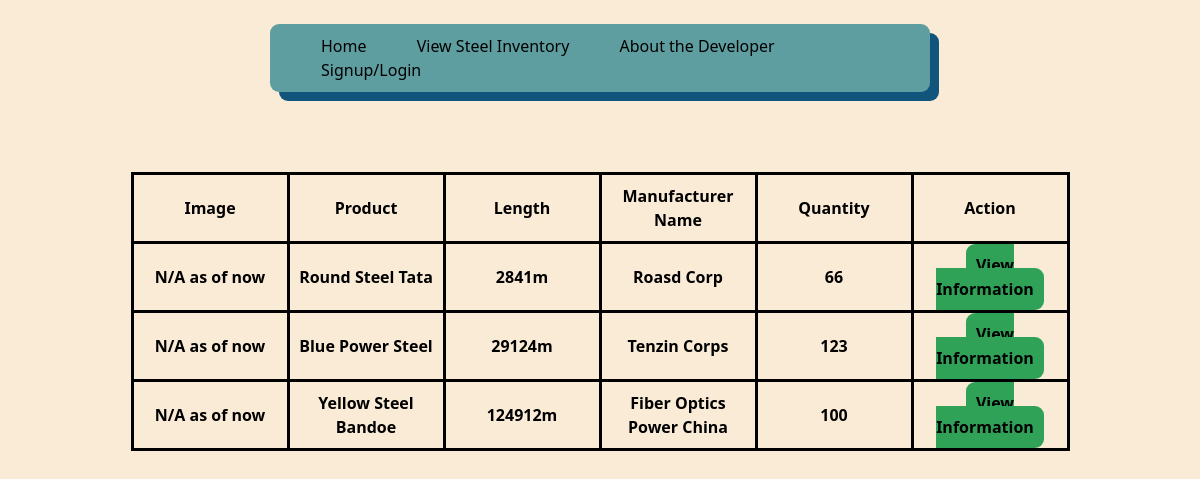
The app's page /Products, older data.
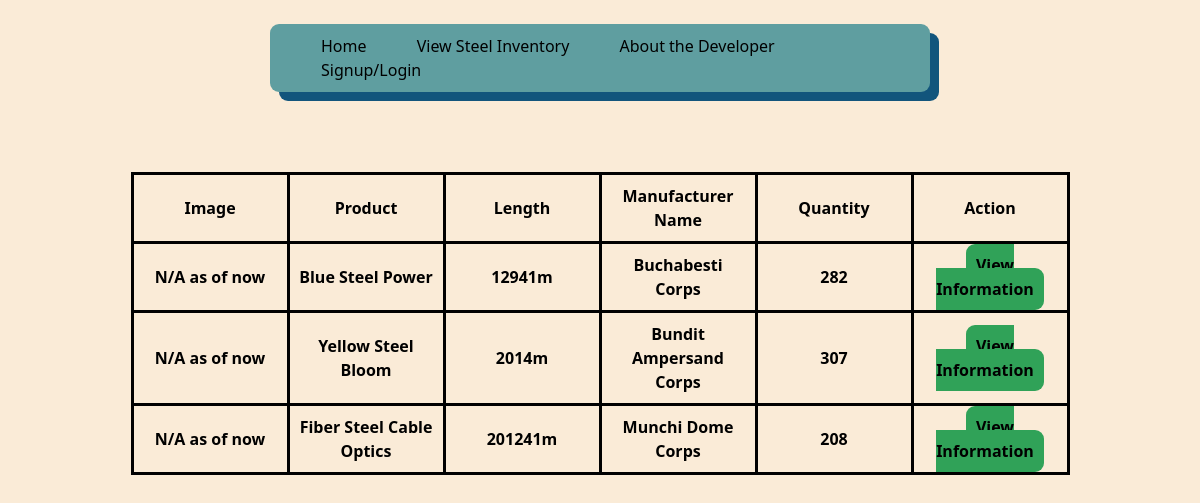
The same page, newer data.
### Inventory/models.py (models this page shows)
class Product(models.Model): #Steels, not food
    objects = models.Manager()
    Name = models.CharField(max_length=30, unique=True)
    Image = models.ImageField(null= True, blank=True, upload_to="images/") #not have image if we dont have one, uploaded to images folder automatically
    Manufacturer = models.CharField(max_length=30)
    Length = models.CharField(max_length=20)
    Cost = models.CharField(max_length=10)
    Stock = models.BigIntegerField()
    Description = models.CharField(null=True, max_length=500)
    Contact = models.CharField(null= True, max_length=500)

### Inventory/views.py (the view)
# urls.py: path('Products',views.Products, name='Products'),
def Products(request):
    condition = ""
    User = Userperson.objects.all()
    P = Product.objects.filter(Stock__gte = 0)
    if request.user.is_authenticated:
        condition = True
        return render(request, 'Inventory/products.html',{
            'C' : condition,
            'P':P,
            'User':User,
            'username' : request.session['user']
            })
    else:
        condition = False
        return render(request, 'Inventory/products.html',{
            'C' : condition,
            'P':P,
            'User':User
            })

### Inventory/templates/Inventory/products.html (shortened to what this page needs)
{% extends 'Inventory/base.html' %}
{% load static %}
    {% block content %}
    <table class="Frame w-[60vw] h-[20vh]">
        <tr class="Header">
            <th> Image </th>
            <th> Product </th>
            <th> Length </th>
            <th> Manufacturer Name </th>
            <th> Quantity </th>
            <th> Action </th>
        </tr>
    {% if C == True %}
        {% for p in P %}
        <tr class="Header w-[25vw]">
            <th> N/A as of now </th>
            <th> {{ p.Name }} </th>
            <th> {{ p.Length }} </th>
            <th> {{ p.Manufacturer }} </th>
            <th> {{ p.Stock }} </th>
            <th class="actions">
                 <a class="Button w-auto" href="{% url 'order' pk=p.pk %}"> Add Transaction </a>
                  <a class="Button w-auto" href="{% url 'view' pk=p.pk %}"> View </a>
                  <a class="Button w-auto" href="{% url 'edit' pk=p.pk %}"> Edit Info </a>
            </th>
        </tr>
        {% endfor %}
    {% elif C == False %}
        {% for p in P %}
        <tr class="Header">
            <th> N/A as of now </th>
            <th> {{ p.Name }} </th>
            <th> {{ p.Length }} </th>
            <th> {{ p.Manufacturer }} </th>
            <th> {{ p.Stock }} </th>
            <th> <a class="Button" href="{% url 'view' pk=p.pk %}" id="view"> View Information </a> </th>
        </tr>
        {% endfor %}
    {% endif %}
    </table>
    {% endblock %}

### Inventory/templates/Inventory/base.html (shortened to what this page needs)
{% load static %}
<!DOCTYPE html>
<html lang="en">
<head>
    <link rel="stylesheet" type="text/css" href="{%  static '/css/output2.css' %}">
    <link rel="stylesheet" type="text/css" href="{%  static '/css/output.css' %}">
</head>
<body>
    {% block header %}
    <br>
    <div class="header flex gap-15">
        {% if C == True %}
        <a class="Home" href="{% url 'home' %}"> Home </a>
        <a class="Products" href="{% url 'Products' %}"> View Steel Inventory </a>
        <a class="About" href="{% url 'Developer' %}"> About the Developer </a>
        <a class="User" href="{% url 'User' %}"> Clerk Page </a>
        <a class="User" href="{% url 'home' %}"> Confirm orders (Not available yet) </a>
        {% elif C == False %}
        <a class="Home" href="{% url 'home' %}"> Home </a>
        <a class="Products" href="{% url 'Products' %}"> View Steel Inventory </a>
        <a class="About" href="{% url 'Developer' %}"> About the Developer </a>
        <a class="User" href="{% url 'Signup' %}"> Signup/Login </a>
        {% endif %}
    </div>
    {% endblock %}
    {% block content %}
    {% endblock %}
</body>
</html>

Row changes from the older to the newer data that the page shows:
changed Product: Name "Round Steel Tata" → "Blue Steel Power"; Length "2841m" → "12941m"; Manufacturer "Roasd Corp" → "Buchabesti Corps"; Stock "66" → "282"
changed Product: Name "Blue Power Steel" → "Yellow Steel Bloom"; Length "29124m" → "2014m"; Manufacturer "Tenzin Corps" → "Bundit Ampersand Corps"; Stock "123" → "307"
changed Product: Name "Yellow Steel Bandoe" → "Fiber Steel Cable Optics"; Length "124912m" → "201241m"; Manufacturer "Fiber Optics Power China" → "Munchi Dome Corps"; Stock "100" → "208"
